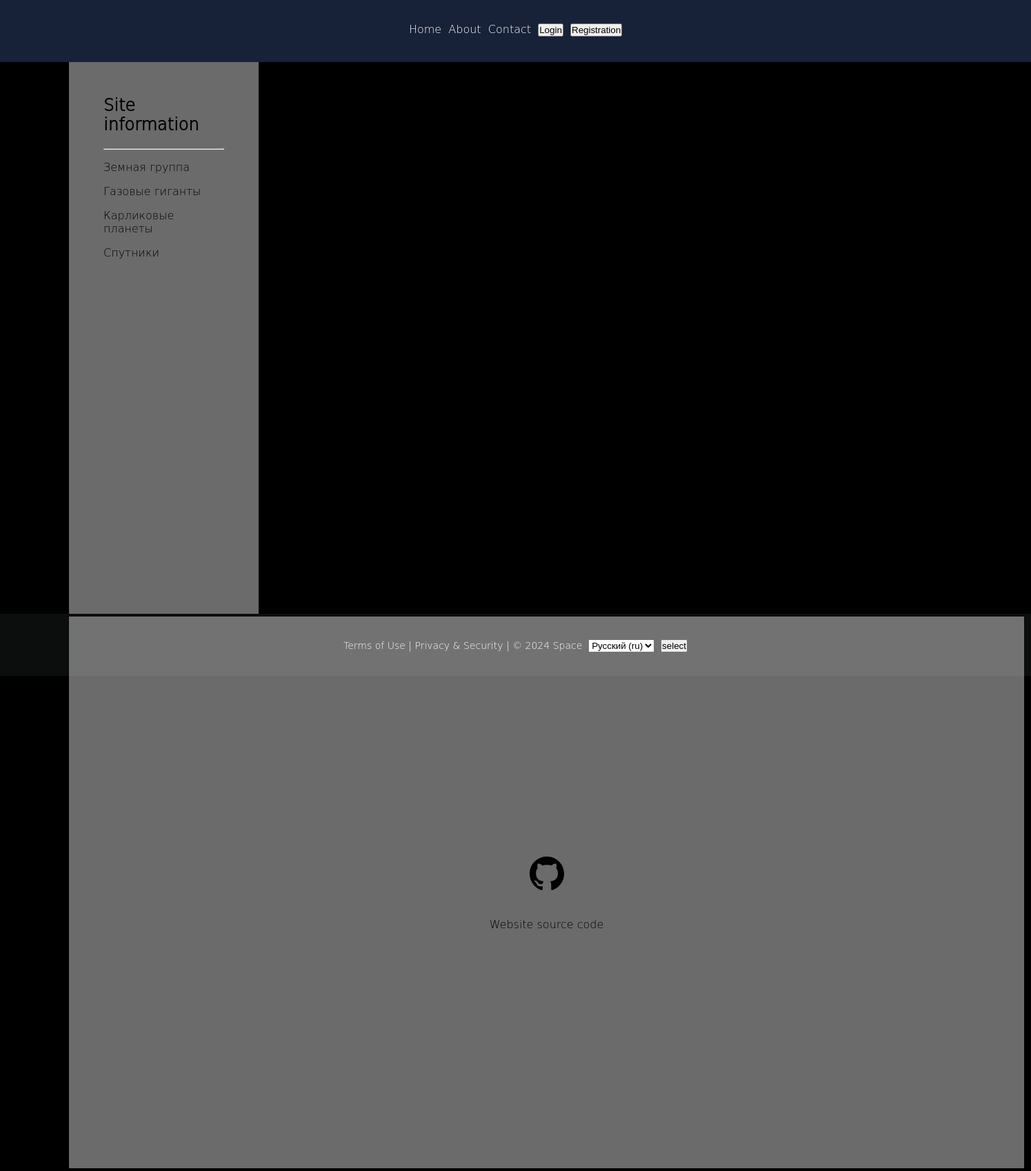
The page /about/ on the database its author committed.
### base/models.py (models this page shows, shortened)
class Category(models.Model):
    cat_name = models.CharField(max_length=100, db_index=True, verbose_name=_('Category'))
    cat_slug = models.SlugField(max_length=255, unique=True, db_index=True)
    objects = models.Manager()
    class Meta:
        verbose_name = _('category')
        verbose_name_plural = _('Categories')
    def get_absolute_url(self):
        return reverse('category', kwargs={'cat_slug': self.cat_slug})

### base/views.py (the view)
# urls.py: path('about/', views.AboutPage.as_view(), name='about'),
class AboutPage(TemplateView):
    template_name = 'base/about.html'
    extra_context = {
        'title': _('About'),
        'page_header': _('Site information'),
        'page_post': _('Website source code')
    }

### base/templatetags/base_tags.py (called while the page is built)
@register.inclusion_tag('base/category.html')
def get_category(selected=0):
    category = Category.objects.all()
    return {'category': category, 'selected': selected}

### base/templates/base/about.html (shortened to what this page needs)
{% extends 'base.html' %}
{% block content %}
<div class="centre-text">
    <a class="link-dark" href='https://github.com/Kepler54/DjangoSite' target="_blank">
    </a>
</div>
<div>
    <a class="link-dark" style="text-align: center" href='https://github.com/Kepler54/DjangoSite' target="_blank">
        <br>{{page_post|linebreaks}}
    </a>
</div>
{% endblock %}

### base/templates/base/category.html
{% for i in category %}
{% if i.id == selected %}
<ul><a>{{i.cat_name}}</a></ul>
{% else %}
<ul><a class="link-dark" href="{{i.get_absolute_url}}">{{i.cat_name}}</a></ul>
{% endif %}
{% endfor %}

### base/static/base/css/styles.css (style rules this page uses)
* { padding: 0; text-decoration: none; }
html, body { margin: 0; height: 100%; background: #000000 url('../images/background_image.png') no-repeat 50% 0%; }
.centre-text { padding-top: 300px; text-align: center; }
.link-dark { color: #000000; }

### rows shown on the page
Category: cat_name "Земная группа"
Category: cat_name "Газовые гиганты"
Category: cat_name "Карликовые планеты"
Category: cat_name "Спутники"

### other values the page prints
{{ page_header }} "Site information"
{{ page_post|linebreaks }} "Website source code"
form field language "Русский (ru)"
